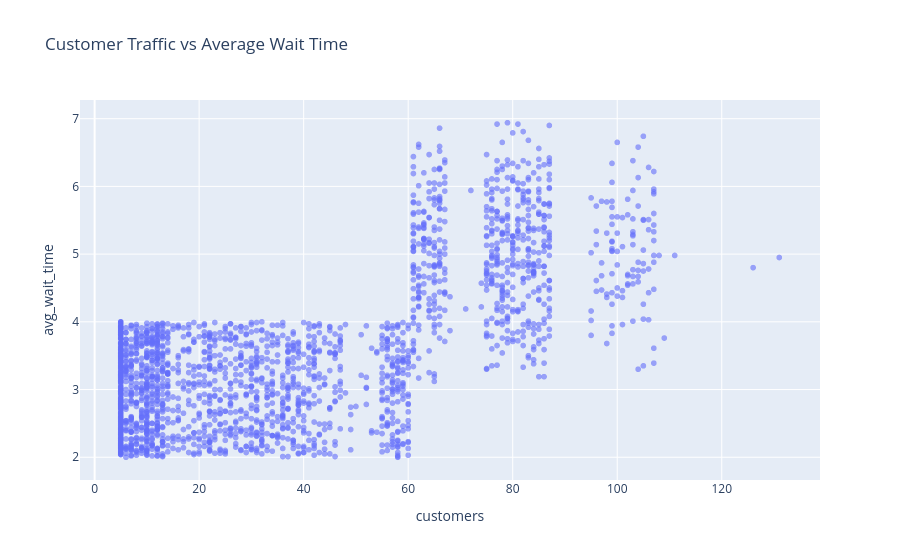

Write notebook code for a chart like this one.
### Code cell
fig = px.scatter(
    df,
    x="customers",
    y="avg_wait_time",
    title="Customer Traffic vs Average Wait Time",
    opacity=0.6
)

fig.show()

### Figure 1 — Plotly figure (JSON) as saved in the notebook; plotly's stock layout.template omitted (floating-point values rounded to 4 significant figures; data arrays with more than 128 entries replaced by an {"elided": "..."} marker saying what was removed)
{"data": [{"hovertemplate": "customers=%{x}<br>avg_wait_time=%{y}<extra></extra>", "legendgroup": "", "marker": {"color": "#636efa", "opacity": 0.6, "symbol": "circle"}, "mode": "markers", "name": "", "showlegend": false, "type": "scattergl", "x": {"elided": "2160 int values"}, "xaxis": "x", "y": {"elided": "2160 float values"}, "yaxis": "y"}], "layout": {"legend": {"tracegroupgap": 0}, "title": {"text": "Customer Traffic vs Average Wait Time"}, "xaxis": {"anchor": "y", "domain": [0, 1], "title": {"text": "customers"}}, "yaxis": {"anchor": "x", "domain": [0, 1], "title": {"text": "avg_wait_time"}}}}
